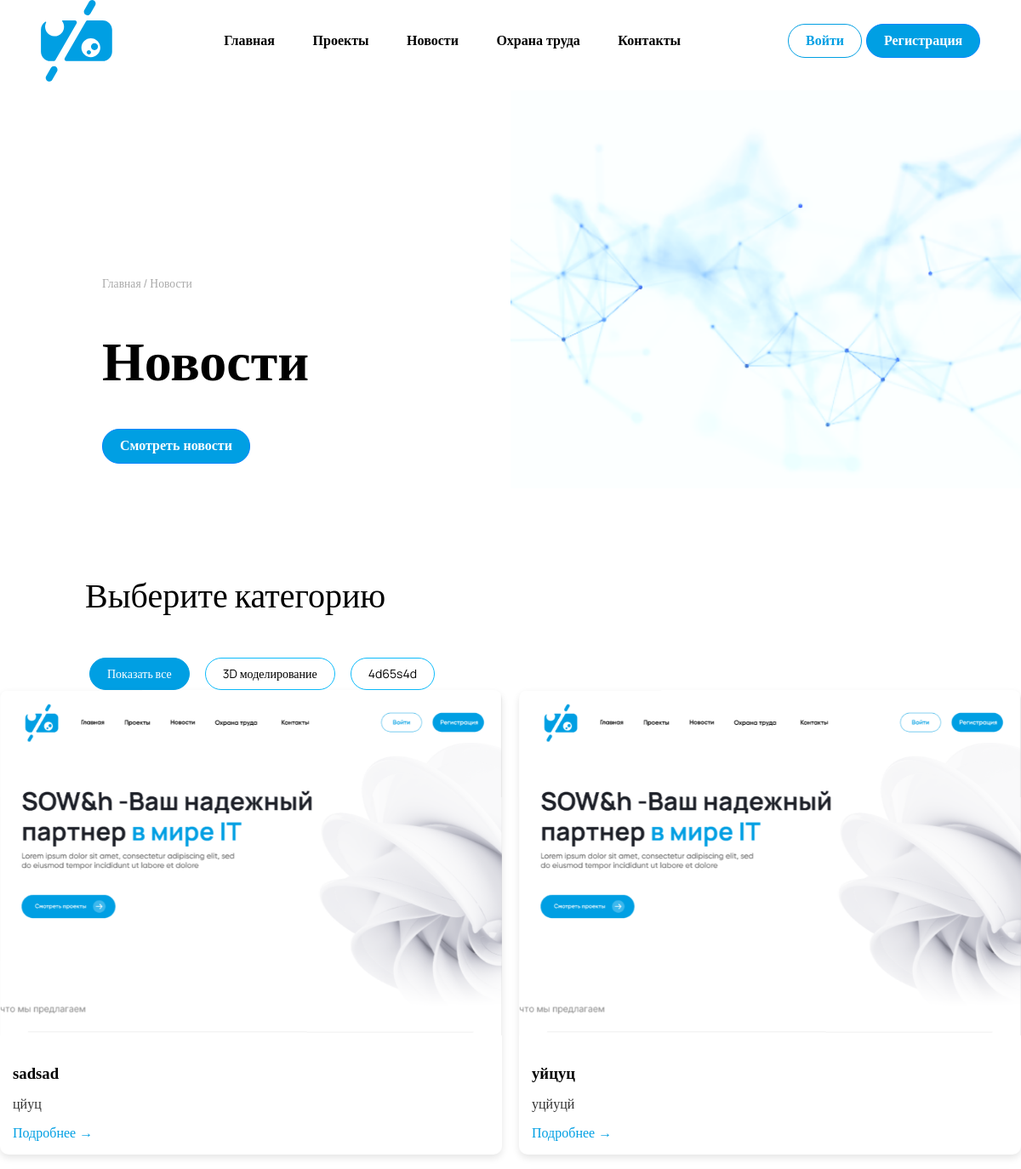
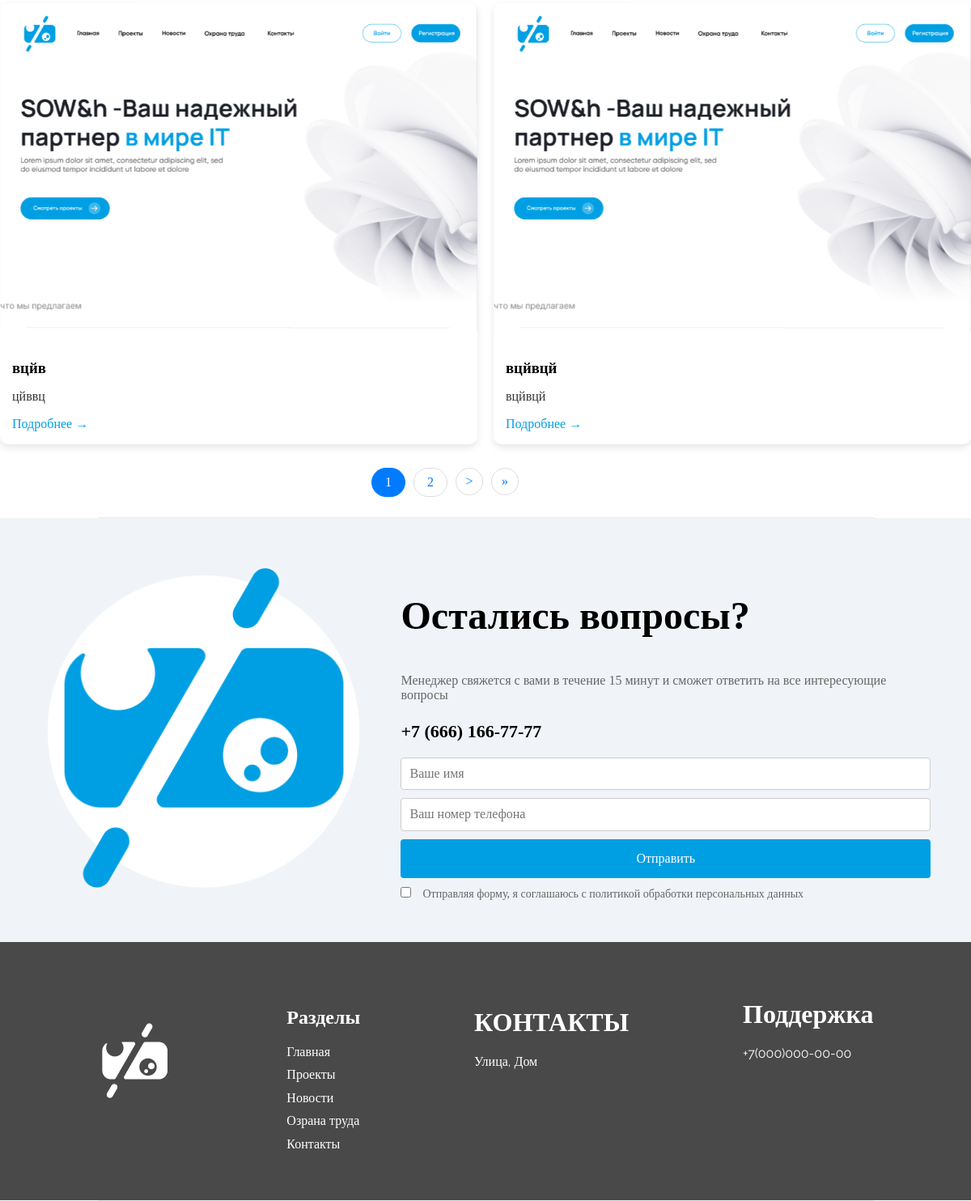
Page /page3/ on the committed database (2 pictures, top to bottom).
### sownh/models.py (models this page shows, shortened)
class CategoryNews(models.Model):
    name = models.CharField(max_length=100, verbose_name="Название категории")
    class Meta:
        verbose_name = "Категории_Новости"
        verbose_name_plural = "Категории_Новости"

class News(models.Model):
    category = models.ForeignKey(CategoryNews, related_name='projects', on_delete=models.SET_NULL, null=True,
                                 verbose_name="Новости")
    title = models.CharField(max_length=200, verbose_name="Название новости")
    description = models.TextField(verbose_name="Описание новости")
    photo = models.ImageField(upload_to='photo/', null=True, blank=True, verbose_name="Фото проекта")
    date_created = models.DateTimeField(auto_now_add=True, verbose_name="Дата создания")
    class Meta:
        verbose_name = "Новости"
        verbose_name_plural = "Новости"

### sownh/views.py (the view)
# urls.py: path('page3/', views.page3, name='page3'),
def page3(request):
    categories = CategoryNews.objects.all()
    selected_category = request.GET.get('category')
    if selected_category:
        filtered_news = News.objects.filter(category__name=selected_category)
    else:
        filtered_news = News.objects.all()
    paginator = Paginator(filtered_news, 4)  # Показывать 5 новостей на странице
    page_number = request.GET.get('page')
    page_obj = paginator.get_page(page_number)
    return render(request, 'page3.1.html', {
        'categories': categories,
        'page_obj': page_obj,
        'selected_category': selected_category,
    })

### sownh/templates/page3.1.html (shortened to what this page needs)
{% extends 'page3.html' %}
{% load static %}
{% block content %}
<div class="category" id="news">
    Выберите категорию
</div>
<div class="category-nav">
    <a class="button {% if not selected_category %}active{% endif %}" href="?category=">Показать все</a>
    {% for category in categories %}
    <a class="button {% if selected_category == category.name %}active{% endif %}" href="?category={{ category.name }}">{{ category.name }}</a>
    {% endfor %}
</div>
<div class="container">
    <div class="cards-container">
        {% for news_item in page_obj %}
            <div class="card">
                <img src="{{ news_item.photo.url }}" alt="{{ news_item.title }}">
                <div class="card-text">
                    <h3>{{ news_item.title }}</h3>
                    <p>{{ news_item.description }}</p>
                    <a href="{% url 'news_detail' news_item.id %}">Подробнее →</a>
                </div>
            </div>
        {% endfor %}
    </div>
</div>
<div class="pagination">
    {% for num in page_obj.paginator.page_range %}
        {% if page_obj.number == num %}
            <span class="page-link active">{{ num }}</span>
        {% elif num > page_obj.number|add:'-3' and num < page_obj.number|add:'3' %}
            <a class="page-link" href="?page={{ num }}{% if selected_category %}&category={{ selected_category }}{% endif %}">{{ num }}</a>
        {% endif %}
    {% endfor %}
    {% if page_obj.has_next %}
        <a class="page-arrow" href="?page={{ page_obj.next_page_number }}{% if selected_category %}&category={{ selected_category }}{% endif %}">&gt;</a>
        <a class="page-arrow" href="?page={{ page_obj.paginator.num_pages }}{% if selected_category %}&category={{ selected_category }}{% endif %}">&raquo;</a>
    {% endif %}
</div>
{% endblock %}

### sownh/static/css/index.css (style rules this page uses)
html, body { padding: 0; width: 100%; height: 100%; overflow-x: hidden; }
html { scrollbar-width: none; }
body { -ms-overflow-style: none; }
.category { font-family: Manrope; font-size: 40px; font-weight: 500; line-height: 48px; text-align: left; margin-left:170px; margin-top:100px; }
.category-nav { display: flex; gap: 8px; margin-left:170px; margin-top:50px; }
.button { text-decoration: none; padding: 8px 16px; border: solid 1px #dcdcdc; border-radius: 20px; font-size: 14px; font-family: Arial, sans-serif; color: #333; background-color: #fff; text-align: center; transition: background-color 0.3s, color 0.3s; }
.button:hover, .button.active { background-color: #007bff; color: #fff; border-color: #007bff; }
.button.active { background-color: #0056b3; border-color: #0056b3; }
.button:first-child { background-color: #fff; color: black; border-color: #0CBBFB;; }
.pagination { display: flex; list-style-type: none; justify-content: center; margin-right:100px; margin-top:4px; padding:40px; }
.page-link { text-decoration: none; color: #000; padding: 5px 10px; border: 1px solid #ddd; margin: 0 5px; transition: background-color 0.3s; border-radius: 4px; }
.page-link.active, .page-link:hover { background-color: #ddd; color: #333; }
.cards-container { display: grid; grid-template-columns: repeat(2, 1fr); gap: 20px; }
.card { font-family: 'Gilroy'; background: #fff; border-radius: 10px; box-shadow: 0 4px 8px rgba(0, 0, 0, 0.1); overflow: hidden; }
.card img { width: 100%; height: auto; }
.card-text { padding: 15px; }
.card-text h3 { margin: 15px 0; }
.card-text p { color: #333; }
.card-text a { color: #009fe3; text-decoration: none; transition: color 0.3s; }
@media (max-width: 1200px) { .category { margin-left: 100px; } }
@media (max-width: 1200px) { .category-nav { margin-left: 100px; } }
.pagination { display: flex; justify-content: center; padding: 20px 0; flex-wrap: wrap; }
.page-link { margin: 5px; padding: 8px 16px; background-color: #fff; border: 1px solid #ddd; color: #007BFF; text-decoration: none; border-radius: 20px; }
.page-link.active { background-color: #007BFF; color: white; border: 1px solid #007BFF; }
.page-arrow { display: flex; align-items: center; justify-content: center; width: 32px; height: 32px; background-color: #fff; border: 1px solid #ddd; color: #007BFF; text-decoration: none; border-radius: 50%; margin: 5px; }
.button { font-family: 'Manrope'; display: inline-block; margin: 0 5px; padding: 10px 20px; background-color: white; color: black; text-decoration: none; border-color:#0CBBFB; transition: background-color 0.3s, color 0.3s; }
.button.active { background-color: #009FE3; color: white; border: 1px solid #009FE3; }

### rows in the picture
CategoryNews: name "3D моделирование"
CategoryNews: name "4d65s4d"
News: photo (picture), title "sadsad", description "цйуц"
News: photo (picture), title "уйцуц", description "уцйуцй"
News: photo (picture), title "вцйв", description "цйввц"
News: photo (picture), title "вцйвцй", description "вцйвцй"

### other values in the picture
{{ num }} "1"
{{ num }} "2"
